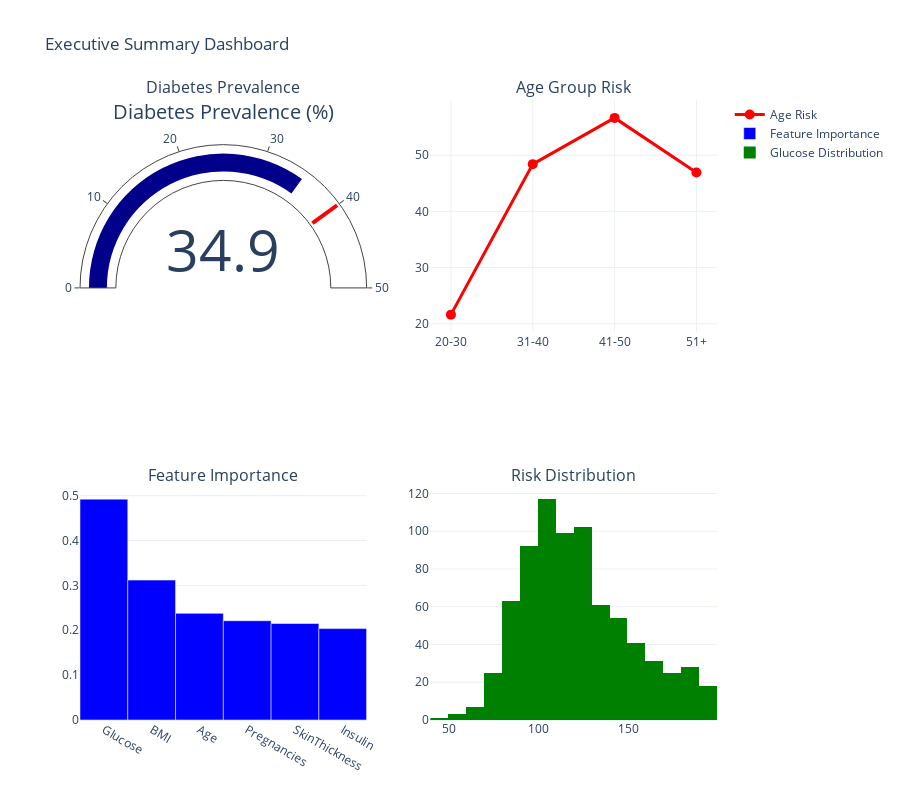

Notebook source saved alongside this figure:
### Markdown cell above
## 13. Data Storytelling: The Complete Diabetes Risk Picture

**Executive Summary**: Our comprehensive analysis reveals clear patterns in diabetes risk factors. This section synthesizes all findings into actionable insights for healthcare professionals and patients.

### Code cell
# Comprehensive summary dashboard
def create_summary_dashboard():
    # Calculate key statistics
    total_patients = len(df_cleaned)
    diabetes_patients = df_cleaned['Outcome'].sum()
    diabetes_rate = (diabetes_patients / total_patients) * 100
    
    # Risk factor analysis
    high_risk_conditions = {
        'glucose': df_cleaned['Glucose'] > 140,
        'bmi': df_cleaned['BMI'] > 30,
        'age': df_cleaned['Age'] > 45,
        'pregnancies': df_cleaned['Pregnancies'] > 3
    }
    
    # Count multiple risk factors
    risk_count = sum(high_risk_conditions.values())
    
    # Age group analysis
    age_groups = pd.cut(df_cleaned['Age'], bins=[20, 30, 40, 50, 100], labels=['20-30', '31-40', '41-50', '51+'])
    age_diabetes_rate = df_cleaned.groupby(age_groups)['Outcome'].mean() * 100
    
    # Feature importance
    feature_importance = df_cleaned.corrwith(df_cleaned['Outcome']).abs().sort_values(ascending=False)
    feature_importance = feature_importance.drop('Outcome')
    
    # Create summary visualizations
    fig = make_subplots(
        rows=2, cols=2,
        subplot_titles=('Diabetes Prevalence', 'Age Group Risk', 'Feature Importance', 'Risk Distribution'),
        specs=[[{'type': 'indicator'}, {'type': 'scatter'}],
               [{'type': 'bar'}, {'type': 'histogram'}]]
    )
    
    # Prevalence indicator
    fig.add_trace(
        go.Indicator(
            mode="number+gauge",
            value=diabetes_rate,
            title={'text': "Diabetes Prevalence (%)"},
            gauge={'axis': {'range': [None, 50]},
                  'bar': {'color': "darkblue"},
                  'threshold': {'line': {'color': "red", 'width': 4}, 'value': 40}}
        ), row=1, col=1
    )
    
    # Age risk progression
    fig.add_trace(
        go.Scatter(
            x=age_diabetes_rate.index, y=age_diabetes_rate.values,
            mode='lines+markers', line=dict(color='red', width=3),
            marker=dict(size=10), name='Age Risk'
        ), row=1, col=2
    )
    
    # Feature importance
    fig.add_trace(
        go.Bar(
            x=feature_importance.index[:6], y=feature_importance.values[:6],
            marker_color='blue', name='Feature Importance'
        ), row=2, col=1
    )
    
    # Glucose distribution
    fig.add_trace(
        go.Histogram(
            x=df_cleaned['Glucose'], nbinsx=30,
            marker_color='green', name='Glucose Distribution'
        ), row=2, col=2
    )
    
    fig.update_layout(
        title='Executive Summary Dashboard',
        height=800, template='plotly_white'
    )
    return fig

# Display summary dashboard
summary_fig = create_summary_dashboard()
summary_fig.show()

print('Key Statistics:')
print(f'• Total patients: {len(df_cleaned)}')
print(f'• Diabetes prevalence: {(df_cleaned["Outcome"].sum()/len(df_cleaned)*100):.1f}%')
print(f'• Strongest predictor: Glucose (correlation: {df_cleaned["Glucose"].corr(df_cleaned["Outcome"]):.3f})')

# Create comprehensive feature explorer
def create_feature_explorer():
    """Create an interactive 3D feature explorer"""

### Figure 1 — Plotly figure (JSON) as saved in the notebook; plotly's stock layout.template omitted (floating-point values rounded to 4 significant figures; data arrays with more than 128 entries replaced by an {"elided": "..."} marker saying what was removed)
{"data": [{"domain": {"x": [0, 0.45], "y": [0.625, 1]}, "gauge": {"axis": {"range": [null, 50]}, "bar": {"color": "darkblue"}, "threshold": {"line": {"color": "red", "width": 4}, "value": 40}}, "mode": "number+gauge", "title": {"text": "Diabetes Prevalence (%)"}, "type": "indicator", "value": 34.94}, {"line": {"color": "red", "width": 3}, "marker": {"size": 10}, "mode": "lines+markers", "name": "Age Risk", "type": "scatter", "x": ["20-30", "31-40", "41-50", "51+"], "xaxis": "x", "y": [21.63, 48.41, 56.64, 46.91], "yaxis": "y"}, {"marker": {"color": "blue"}, "name": "Feature Importance", "type": "bar", "x": ["Glucose", "BMI", "Age", "Pregnancies", "SkinThickness", "Insulin"], "xaxis": "x2", "y": [0.4923, 0.3119, 0.2377, 0.2213, 0.2152, 0.2037], "yaxis": "y2"}, {"marker": {"color": "green"}, "name": "Glucose Distribution", "nbinsx": 30, "type": "histogram", "x": {"elided": "767 float values"}, "xaxis": "x3", "yaxis": "y3"}], "layout": {"annotations": [{"font": {"size": 16}, "showarrow": false, "text": "Diabetes Prevalence", "x": 0.225, "xanchor": "center", "xref": "paper", "y": 1, "yanchor": "bottom", "yref": "paper"}, {"font": {"size": 16}, "showarrow": false, "text": "Age Group Risk", "x": 0.775, "xanchor": "center", "xref": "paper", "y": 1, "yanchor": "bottom", "yref": "paper"}, {"font": {"size": 16}, "showarrow": false, "text": "Feature Importance", "x": 0.225, "xanchor": "center", "xref": "paper", "y": 0.375, "yanchor": "bottom", "yref": "paper"}, {"font": {"size": 16}, "showarrow": false, "text": "Risk Distribution", "x": 0.775, "xanchor": "center", "xref": "paper", "y": 0.375, "yanchor": "bottom", "yref": "paper"}], "height": 800, "title": {"text": "Executive Summary Dashboard"}, "xaxis": {"anchor": "y", "domain": [0.55, 1]}, "xaxis2": {"anchor": "y2", "domain": [0, 0.45]}, "xaxis3": {"anchor": "y3", "domain": [0.55, 1]}, "yaxis": {"anchor": "x", "domain": [0.625, 1]}, "yaxis2": {"anchor": "x2", "domain": [0, 0.375]}, "yaxis3": {"anchor": "x3", "domain": [0, 0.375]}}}
